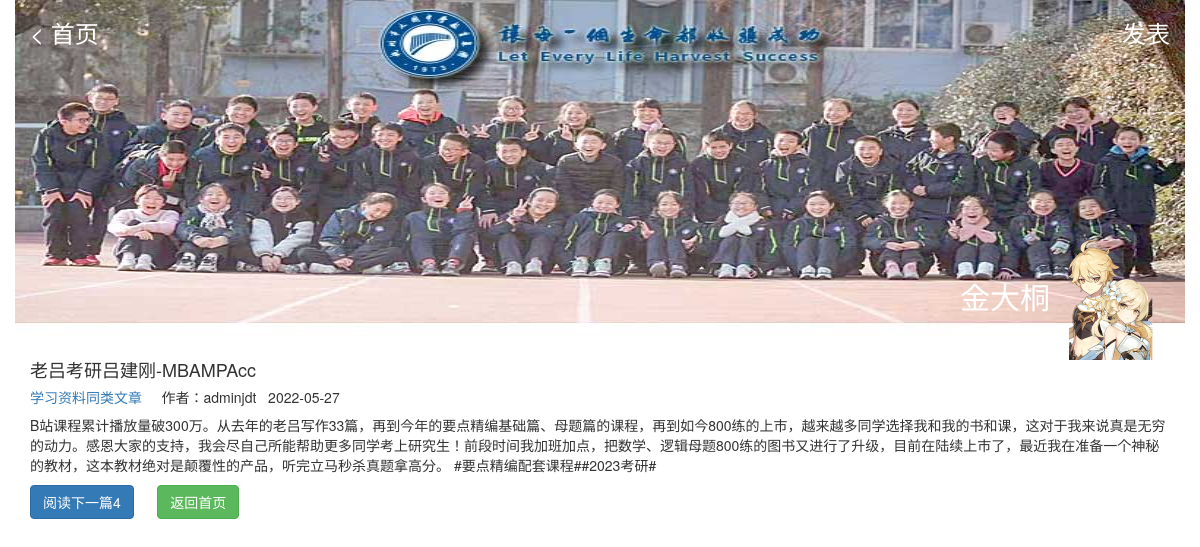
The page /quan/4/ on the database its author committed.
### classmates/models.py (models this page shows)
class Quan(models.Model):
    quan_type = models.SmallIntegerField(blank=False, choices=QuanTypes, verbose_name="文章类型")
    quan_title = models.CharField(max_length=30, blank=False, verbose_name=("文章标题"))
    quan_content = models.TextField(max_length=800,null=False, blank=False, verbose_name=("文章内容或链接"))
    quan_tag = models.CharField(max_length=8, blank=True, verbose_name=("标签：建议#开头"))
    quan_pic  = models.CharField(max_length=80, blank=True, verbose_name=("引用图片链接"))
    picture = models.ImageField(upload_to='images/', blank=True, verbose_name=('上传照片'))
    quan_star = models.IntegerField(null=True, default=0)
    quan_read = models.IntegerField(null=True, default=0)
    quan_creator = models.ForeignKey(User, verbose_name=("作者"), null=True, on_delete=models.SET_NULL)
    quan_created_date = models.DateTimeField(verbose_name=("创建日期"), auto_now_add=True)

### classmates/views.py (the view)
# urls.py: path('quan/<int:id>/',quanread, name="quanread"),
def quanread(request,id):
    try:
        quan = Quan.objects.get(pk=id)
        quan.quan_type = QuanTypes[quan.quan_type]
    except Quan.DoesNotExist:
        raise Http404("同学圈文章不存在")
    return render(request, 'read.html', {'quan':quan})

### templates/read.html
{% extends 'base.html' %}
{% block content %}
<div class="container">
    <h4>{{ quan.quan_title }}</h4> <h5><a href="/quan/list{{ quan.quan_type.0}}">{{ quan.quan_type.1}}同类文章</a>  &nbsp &nbsp
    作者：{{ quan.quan_creator}} &nbsp {{ quan.quan_created_date|date:"Y-m-d" }}</h5>
    <p>{{ quan.quan_content|safe}}</p>
    <a href="/quan/{{ quan.id|add:1 }}/"><button type="button" class="btn btn-primary">阅读下一篇{{ quan.pk }}</button></a>&nbsp &nbsp &nbsp
    <a href="/quan/"><button type="button" class="btn btn-success">返回首页</button></a>
</div>
{% endblock %}

### rows shown on the page
Quan: quan_title "老吕考研吕建刚-MBAMPAcc", quan_type.1 "学习资料", quan_creator "adminjdt", quan_created_date "2022-05-27", quan_content "B站课程累计播放量破300万。从去年的老吕写作33篇，再到今年的要点精编基础篇、母题篇的课程，再到如今800练的上市，越来越多同学选择我和我的书和课，这对于我来说真是无穷的动力。感恩大家的支持，我会尽自己所能帮助更多同学考上研究生！前段时间我加班加点，把数学、逻辑母题800练的图书又进行了升级，目前在陆续上市了，最近我在准备一个神秘的教材，这本教材绝对是颠覆性的产品，听完立马秒杀真题拿高分。 #要点精编配套课程##2023考研#", pk "4"
